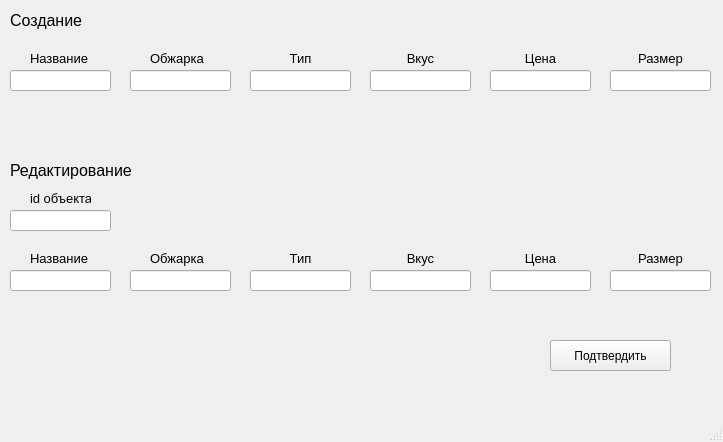
<?xml version="1.0" encoding="UTF-8"?>
<ui version="4.0">
 <class>MainWindow</class>
 <widget class="QMainWindow" name="MainWindow">
  <property name="geometry">
   <rect>
    <x>0</x>
    <y>0</y>
    <width>723</width>
    <height>442</height>
   </rect>
  </property>
  <property name="windowTitle">
   <string>MainWindow</string>
  </property>
  <widget class="QWidget" name="centralwidget">
   <widget class="QLabel" name="label">
    <property name="geometry">
     <rect>
      <x>10</x>
      <y>10</y>
      <width>91</width>
      <height>21</height>
     </rect>
    </property>
    <property name="font">
     <font>
      <pointsize>12</pointsize>
     </font>
    </property>
    <property name="text">
     <string>Создание</string>
    </property>
   </widget>
   <widget class="QLabel" name="label_2">
    <property name="geometry">
     <rect>
      <x>10</x>
      <y>160</y>
      <width>131</width>
      <height>21</height>
     </rect>
    </property>
    <property name="font">
     <font>
      <pointsize>12</pointsize>
     </font>
    </property>
    <property name="text">
     <string>Редактирование</string>
    </property>
   </widget>
   <widget class="QLineEdit" name="lineEdit">
    <property name="geometry">
     <rect>
      <x>10</x>
      <y>70</y>
      <width>101</width>
      <height>21</height>
     </rect>
    </property>
   </widget>
   <widget class="QLabel" name="label_3">
    <property name="geometry">
     <rect>
      <x>30</x>
      <y>50</y>
      <width>61</width>
      <height>16</height>
     </rect>
    </property>
    <property name="font">
     <font>
      <pointsize>10</pointsize>
     </font>
    </property>
    <property name="text">
     <string>Название</string>
    </property>
   </widget>
   <widget class="QLineEdit" name="lineEdit_2">
    <property name="geometry">
     <rect>
      <x>130</x>
      <y>70</y>
      <width>101</width>
      <height>21</height>
     </rect>
    </property>
    <property name="text">
     <string/>
    </property>
   </widget>
   <widget class="QLabel" name="label_4">
    <property name="geometry">
     <rect>
      <x>150</x>
      <y>50</y>
      <width>61</width>
      <height>16</height>
     </rect>
    </property>
    <property name="font">
     <font>
      <pointsize>10</pointsize>
     </font>
    </property>
    <property name="text">
     <string>Обжарка</string>
    </property>
   </widget>
   <widget class="QLabel" name="label_5">
    <property name="geometry">
     <rect>
      <x>270</x>
      <y>50</y>
      <width>61</width>
      <height>16</height>
     </rect>
    </property>
    <property name="font">
     <font>
      <pointsize>10</pointsize>
     </font>
    </property>
    <property name="text">
     <string>Тип</string>
    </property>
    <property name="alignment">
     <set>Qt::AlignCenter</set>
    </property>
   </widget>
   <widget class="QLineEdit" name="lineEdit_3">
    <property name="geometry">
     <rect>
      <x>250</x>
      <y>70</y>
      <width>101</width>
      <height>21</height>
     </rect>
    </property>
    <property name="text">
     <string/>
    </property>
   </widget>
   <widget class="QLabel" name="label_6">
    <property name="geometry">
     <rect>
      <x>390</x>
      <y>50</y>
      <width>61</width>
      <height>16</height>
     </rect>
    </property>
    <property name="font">
     <font>
      <pointsize>10</pointsize>
     </font>
    </property>
    <property name="text">
     <string>Вкус</string>
    </property>
    <property name="alignment">
     <set>Qt::AlignCenter</set>
    </property>
   </widget>
   <widget class="QLineEdit" name="lineEdit_4">
    <property name="geometry">
     <rect>
      <x>370</x>
      <y>70</y>
      <width>101</width>
      <height>21</height>
     </rect>
    </property>
    <property name="text">
     <string/>
    </property>
   </widget>
   <widget class="QLabel" name="label_7">
    <property name="geometry">
     <rect>
      <x>510</x>
      <y>50</y>
      <width>61</width>
      <height>16</height>
     </rect>
    </property>
    <property name="font">
     <font>
      <pointsize>10</pointsize>
     </font>
    </property>
    <property name="text">
     <string>Цена</string>
    </property>
    <property name="alignment">
     <set>Qt::AlignCenter</set>
    </property>
   </widget>
   <widget class="QLineEdit" name="lineEdit_5">
    <property name="geometry">
     <rect>
      <x>490</x>
      <y>70</y>
      <width>101</width>
      <height>21</height>
     </rect>
    </property>
    <property name="text">
     <string/>
    </property>
   </widget>
   <widget class="QLineEdit" name="lineEdit_6">
    <property name="geometry">
     <rect>
      <x>610</x>
      <y>70</y>
      <width>101</width>
      <height>21</height>
     </rect>
    </property>
    <property name="text">
     <string/>
    </property>
   </widget>
   <widget class="QLabel" name="label_8">
    <property name="geometry">
     <rect>
      <x>630</x>
      <y>50</y>
      <width>61</width>
      <height>16</height>
     </rect>
    </property>
    <property name="font">
     <font>
      <pointsize>10</pointsize>
     </font>
    </property>
    <property name="text">
     <string>Размер</string>
    </property>
    <property name="alignment">
     <set>Qt::AlignCenter</set>
    </property>
   </widget>
   <widget class="QLabel" name="label_9">
    <property name="geometry">
     <rect>
      <x>30</x>
      <y>190</y>
      <width>61</width>
      <height>16</height>
     </rect>
    </property>
    <property name="font">
     <font>
      <pointsize>10</pointsize>
     </font>
    </property>
    <property name="text">
     <string>id объекта</string>
    </property>
   </widget>
   <widget class="QLineEdit" name="lineEdit_7">
    <property name="geometry">
     <rect>
      <x>10</x>
      <y>210</y>
      <width>101</width>
      <height>21</height>
     </rect>
    </property>
   </widget>
   <widget class="QLabel" name="label_10">
    <property name="geometry">
     <rect>
      <x>630</x>
      <y>250</y>
      <width>61</width>
      <height>16</height>
     </rect>
    </property>
    <property name="font">
     <font>
      <pointsize>10</pointsize>
     </font>
    </property>
    <property name="text">
     <string>Размер</string>
    </property>
    <property name="alignment">
     <set>Qt::AlignCenter</set>
    </property>
   </widget>
   <widget class="QLineEdit" name="lineEdit_8">
    <property name="geometry">
     <rect>
      <x>490</x>
      <y>270</y>
      <width>101</width>
      <height>21</height>
     </rect>
    </property>
    <property name="text">
     <string/>
    </property>
   </widget>
   <widget class="QLabel" name="label_11">
    <property name="geometry">
     <rect>
      <x>150</x>
      <y>250</y>
      <width>61</width>
      <height>16</height>
     </rect>
    </property>
    <property name="font">
     <font>
      <pointsize>10</pointsize>
     </font>
    </property>
    <property name="text">
     <string>Обжарка</string>
    </property>
   </widget>
   <widget class="QLabel" name="label_12">
    <property name="geometry">
     <rect>
      <x>270</x>
      <y>250</y>
      <width>61</width>
      <height>16</height>
     </rect>
    </property>
    <property name="font">
     <font>
      <pointsize>10</pointsize>
     </font>
    </property>
    <property name="text">
     <string>Тип</string>
    </property>
    <property name="alignment">
     <set>Qt::AlignCenter</set>
    </property>
   </widget>
   <widget class="QLineEdit" name="lineEdit_9">
    <property name="geometry">
     <rect>
      <x>610</x>
      <y>270</y>
      <width>101</width>
      <height>21</height>
     </rect>
    </property>
    <property name="text">
     <string/>
    </property>
   </widget>
   <widget class="QLabel" name="label_13">
    <property name="geometry">
     <rect>
      <x>390</x>
      <y>250</y>
      <width>61</width>
      <height>16</height>
     </rect>
    </property>
    <property name="font">
     <font>
      <pointsize>10</pointsize>
     </font>
    </property>
    <property name="text">
     <string>Вкус</string>
    </property>
    <property name="alignment">
     <set>Qt::AlignCenter</set>
    </property>
   </widget>
   <widget class="QLineEdit" name="lineEdit_10">
    <property name="geometry">
     <rect>
      <x>250</x>
      <y>270</y>
      <width>101</width>
      <height>21</height>
     </rect>
    </property>
    <property name="text">
     <string/>
    </property>
   </widget>
   <widget class="QLabel" name="label_14">
    <property name="geometry">
     <rect>
      <x>510</x>
      <y>250</y>
      <width>61</width>
      <height>16</height>
     </rect>
    </property>
    <property name="font">
     <font>
      <pointsize>10</pointsize>
     </font>
    </property>
    <property name="text">
     <string>Цена</string>
    </property>
    <property name="alignment">
     <set>Qt::AlignCenter</set>
    </property>
   </widget>
   <widget class="QLineEdit" name="lineEdit_11">
    <property name="geometry">
     <rect>
      <x>10</x>
      <y>270</y>
      <width>101</width>
      <height>21</height>
     </rect>
    </property>
   </widget>
   <widget class="QLabel" name="label_15">
    <property name="geometry">
     <rect>
      <x>30</x>
      <y>250</y>
      <width>61</width>
      <height>16</height>
     </rect>
    </property>
    <property name="font">
     <font>
      <pointsize>10</pointsize>
     </font>
    </property>
    <property name="text">
     <string>Название</string>
    </property>
   </widget>
   <widget class="QLineEdit" name="lineEdit_12">
    <property name="geometry">
     <rect>
      <x>370</x>
      <y>270</y>
      <width>101</width>
      <height>21</height>
     </rect>
    </property>
    <property name="text">
     <string/>
    </property>
   </widget>
   <widget class="QLineEdit" name="lineEdit_13">
    <property name="geometry">
     <rect>
      <x>130</x>
      <y>270</y>
      <width>101</width>
      <height>21</height>
     </rect>
    </property>
    <property name="text">
     <string/>
    </property>
   </widget>
   <widget class="QPushButton" name="pushButton">
    <property name="geometry">
     <rect>
      <x>550</x>
      <y>340</y>
      <width>121</width>
      <height>31</height>
     </rect>
    </property>
    <property name="text">
     <string>Подтвердить</string>
    </property>
   </widget>
  </widget>
  <widget class="QMenuBar" name="menubar">
   <property name="geometry">
    <rect>
     <x>0</x>
     <y>0</y>
     <width>723</width>
     <height>21</height>
    </rect>
   </property>
  </widget>
  <widget class="QStatusBar" name="statusbar"/>
 </widget>
 <resources/>
 <connections/>
</ui>
